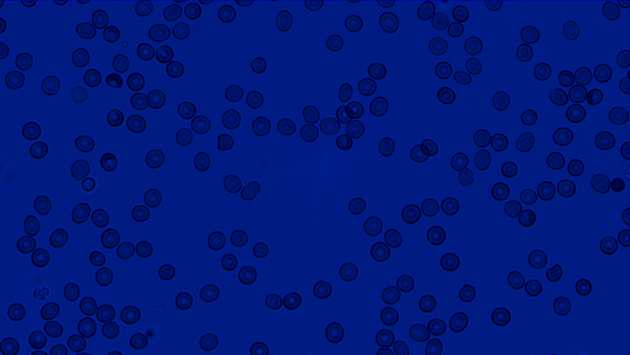
#> input picture 2025-03-17_biosensing_lab/data/rbc_abs.png, 630 x 355 px, shrunk from 1920 x 1080 before the run, found by its file name
$ jupyter execute --allow-errors 2025_biofludics_lab3_v1_with_solution.ipynb
#> lines starting #> are read from the running program, lines starting #| are printed output that depends on the picture; after the words box and inside, x2 and y2 are one past the last pixel; in counts of white or black regions, pixels touching at a corner belong together
### 2025-03-17_biosensing_lab/func/utils.py
from sklearn.datasets import make_blobs
from sklearn.mixture import GaussianMixture
import numpy as np
import matplotlib.pyplot as plt
from skimage.color import rgb2gray

# [37 lines left out: function generate_data, not called in this run]


def plot_image(ax, img ,title= "", is_gray=False):
    """
    Plots an image using matplotlib.

    Parameters:
    - ax: Matplotlib axis object to plot on
    - img: Image to be plotted
    - title: Title for the image plot (optional)
    - is_gray: Whether the image should be plotted in grayscale (optional, default=False)
    """
    if is_gray:
        ax.imshow(img, cmap= plt.cm.gray)
    else:
        ax.imshow(img)
    ax.set_title(title)
    ax.axis("off")

def rgb_to_gray(img):
    """
    Converts an RGB image to grayscale using skimage.

    Parameters:
    - img: RGB image"""

    img= img[:, :, :3] # make sure that there is not alpha channel in the image
    return rgb2gray(img)

def plot_histogram(ax,gray_img, title=""):
    """
    Plot a histogram of grayscale values for a given grayscale image.#+

    Parameters:
    ax: Matplotlib axis object to plot on
    gray_img (numpy.ndarray): A 2D numpy array representing the grayscale image.#+
    title (str, optional): The title for the histogram plot. Defaults to an empty string.#+

    Returns:
    None: This function does not return any value. It displays the histogram plot.#+
    """

    ax.hist(gray_img.flatten(), bins=256, range=(0, 1))
    ax.set_title(f'{title}')
    ax.set_xlabel('Grayscale Value')
    ax.set_ylabel('Pixels')


# [16 lines left out: function gmm_clustering, not called in this run]

### 2025_biofludics_lab3_v1_with_solution.ipynb
# Biofludics Senssing Lab 3

So far, we've covered microfabrication and data acquisition. In this lab, we will focus on how to extract meaningful information from bioimage data. To extract information from each cell, we will first apply noise filtering and then perform segmentation. Afterward, we will extract statistical parameters such as cell count and morphological features, including size and color. Due to time constraints, we will use classical image processing techniques for segmentation and information extraction. Finally, we will explore how the extracted data can be used for more advanced analysis using simple machine learning algorithms like K-means and Gaussian Mixture Models (GMM), using the popular scikit-learn library. Don't be intimidated by terms like ML, K-means, and GMM. This lab is designed for beginners and will guide you through each step.

### Table of Contents
1. [Introduction to Bioimage Data and Microfabrication](01_Introduction_to_Bioimage_Data_and_Microfabrication.ipynb)
2. [Data Acquisition with Microfluidics](02_Data_Acquisition_with_Microfluidics.ipynb)
3. [Noise Filtering and Segmentation](03_Noise_Filtering_and_Segmentation.ipynb)
4. [Statistical Analysis of Cell Count and Morphological Features](04_Statistical_Analysis_of_Cell_Count_and_Morphological_Features.ipynb)
5. [Classical Image Processing Techniques for Segmentation and Information Extraction](05_Classical_Image_Processing_Techniques.ipynb)
6. [Simple Machine Learning Algorithms: K-means and Gaussian Mixture Models](06_Simple_Machine_Learning_Algorithms.ipynb)

### Additional resources :
This script contains all the information needed for this lab but feel free to explore following resources:
- Tutorial: [Image processing tutorial skimage](https://www.kaggle.com/code/bextuychiev/full-tutorial-on-image-processing-in-skimage)
- Book: [Microscope image processing](https://shop.elsevier.com/books/microscope-image-processing/merchant/978-0-12-821049-9)

[cell 1]
# import all the libraries
import numpy as np
import matplotlib.pyplot as plt
import pandas as pd
from sklearn.cluster import KMeans

from sklearn.datasets import make_blobs

from skimage.io import imread, imshow
from skimage import filters as skf
from skimage.color import rgb2gray
from skimage import measure

from func.utils import generate_data, plot_image, plot_histogram, rgb_to_gray, gmm_clustering

# Bioimage Segmentation
- We will use sk-image for the segmentation and image processing
    - read and show the image files
    - examine the each channel in the rgb image
    - convert the image to grayscale
    - perform noise filtering using Gaussian filter
    - plot histograms to decide the threshold for binary thresholding
    - perform binary thresholding

[cell 2]
# read images using skimage

# YOUR CODE START HERE
rbc_img = imread('data/rbc_abs.png') # read rbc image at path: 'data/rbc_abs.png'
#> rbc_img is the input picture: shape (355, 630, 4); mean R, G, B, A 0, 24.5, 122.9, 255
wbc_img = imread('data/wbc_data.png') # read wbc image at path: 'data/wbc_data.png'
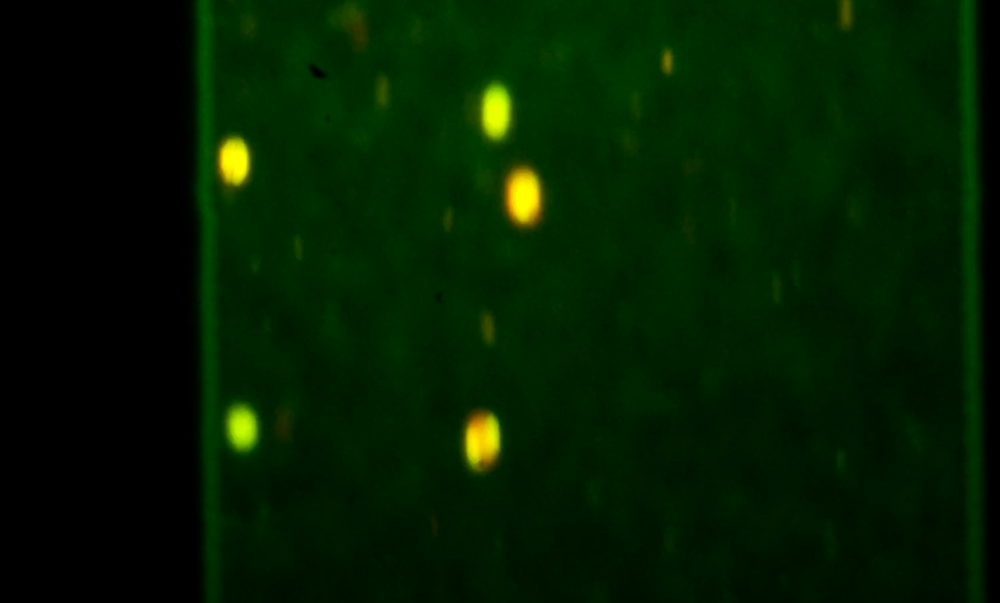
#> input picture 2025-03-17_biosensing_lab/data/wbc_data.png, 1000 x 603 px, shrunk from 3046 x 1838 before the run, found by its file name
#> wbc_img is the input picture: shape (603, 1000, 4); mean R, G, B, A 2.8, 29.3, 0, 255
# YOUR CODE END HERE

#plot raw image
fig, ax = plt.subplots(ncols=2, figsize=[10, 10])
plot_image(ax[0], wbc_img, "White Blood Cells")
plot_image(ax[1], rbc_img, "Red Blood Cells")
plt.show()
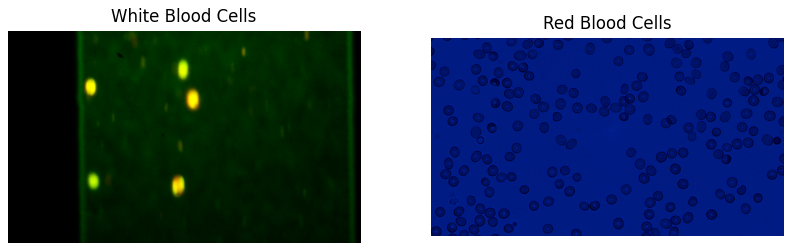
#> figure drawn by matplotlib, 2 panels

## Examining image channels
Prefect, you have the most common task for any image processing algorithm which reading an diplaying image!
Another common task is to detemine the channels of interest ie the channel which contains information of your cells. To do this best way is to looking sapetely at each channel.

#### Task
- Split the image into its red, green, and blue channels
- Plot each channel separately
- Determine which channels have cell information

[cell 3]
# spliting rbc image into its rgb conponent
rbc_r = rbc_img[:,:,0]
#> rbc_r: shape (355, 630); every value is 0
rbc_g = rbc_img[:,:,1]
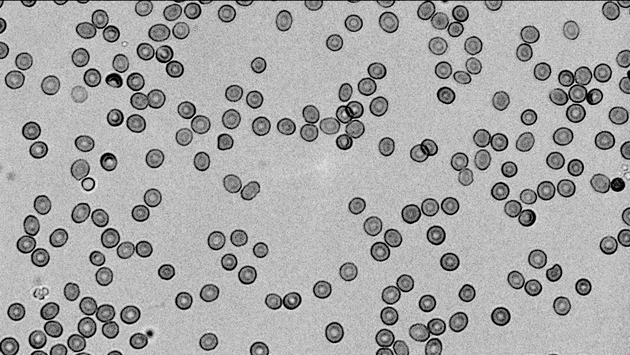
#> rbc_g: shape (355, 630); min 0, max 37, mean 24.5; drawn with min black and max white
rbc_b = rbc_img[:,:,2]
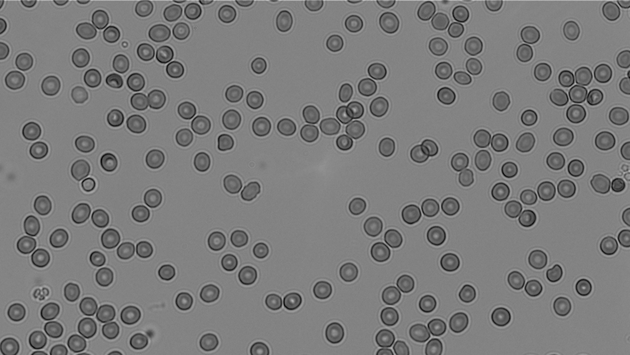
#> rbc_b: shape (355, 630); min 6, max 191, mean 122.9

fig, ax = plt.subplots(ncols=3, figsize=[10, 10])
plot_image(ax[0], rbc_r, "Red Channel")
plot_image(ax[1], rbc_g, "Green Channel")
plot_image(ax[2], rbc_b, "Blue Channel")
plt.show()


# spliting wbc image into its rgb conponent and plot it
#YOUR CODE START HERE
# approximately 7 lines of code
wbc_r = np.nan # replace np.nan with you code
wbc_g = np.nan # replace np.nan with you code
wbc_b = np.nan # replace np.nan with you code

# plot the image


#YOUR CODE END HERE
plt.show()

<details>
  <summary>Click to see hint</summary>

  To split the image into its RGB components, you can use the numpy slicing feature.
  Splitting of rbc image can uses as example


</details>

### Grayscale image and histogram
- **Why Grayscale?**
    - **Simplification**: Grayscale images simplify the process by focusing only on intensity, without dealing with separate color channels (like RGB).
    - **Noise Filtering**: I it simplifies the process of filtering on only once instead of doing it for each color channel.
    Ultimately, this can speed up processing and reduce computational complexity.

- **Why visualize the histogram?**:

    - **Thresholding**: By looking at the histogram, you can get an idea of the intensity distribution and decide on an appropriate threshold for tasks like noise filtering or segmentation.

### Task:
** Note**: For simplicity we will only use WBC image for further processing. But ofcourse, you can do the processing of RBC image as non mandatory task
- Convert the rgb images to grayscale using the `rgb_to_gray` function
- Apply a Gaussian filter to the grayscale images to reduce noise. Use `skf.gaussian()`
- Plot the unfiltered and filtered grayscale images
- Use `plot_histogram()`function to plot the histogram
- Do you notice and change after filtering in the histogram ?

[cell 4]
sigma = 0.8

# Convert image to grayscale and filter it using gaussian filter
#YOUR CODE START  HERE
# approximately 2 lines of code
wbc_gray = rgb_to_gray(wbc_img) # conver the image to grayscale
#> in rgb_to_gray, `return rgb2gray(img)`:
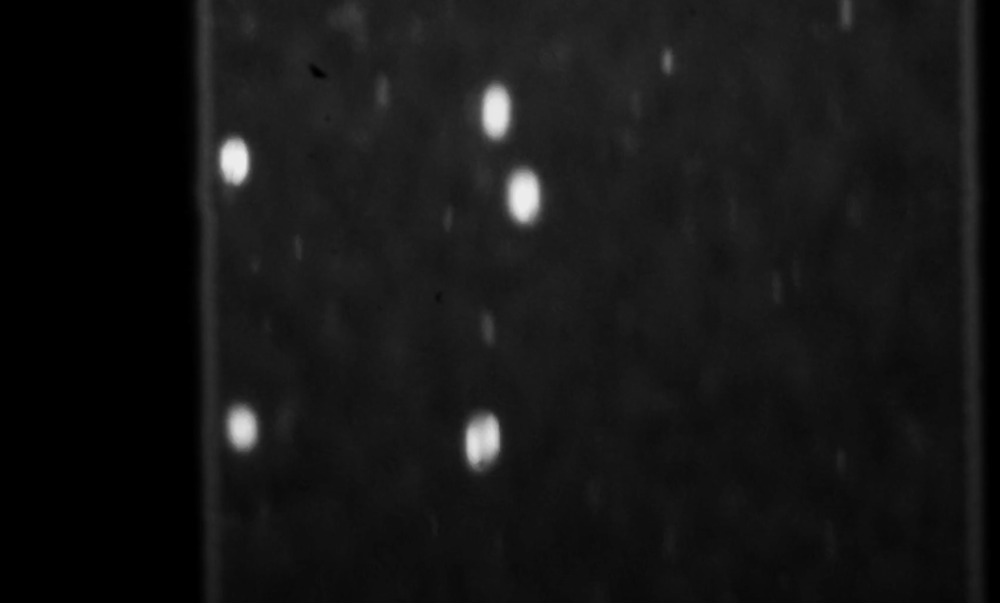
#> returned value: shape (603, 1000) float64; min 0, max 0.928, mean 0.0846
wbc_filt = skf.gaussian(wbc_gray,sigma=sigma) # apply gaussian filter to the gray scale image
# YOUR CODE END  HERE

# plot gray image
fig, ax = plt.subplots(ncols=2, figsize=[10, 10])
plot_image(ax[0], wbc_gray, "Gray wbcs", is_gray=True)
plot_image(ax[1], wbc_filt, "filtered gray wbcs ", is_gray=True)
plt.show()


# plot histogram of filtered and unfiltered gray image
fig, ax = plt.subplots(ncols=2, figsize=[16, 5])
#YOUR CODE START HERE
# approximately 2 lines of code
plot_histogram(ax[1],wbc_filt, title="Filtered grayscale WBCs histogram")
plot_histogram(ax[0],wbc_gray,"wbc_gray")

# YOUR CODE END HERE
plt.show()
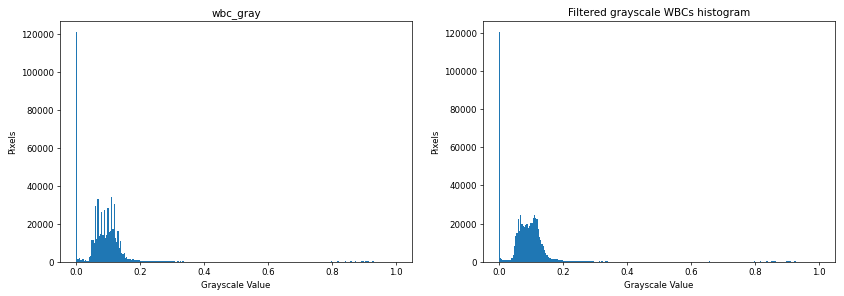
#> figure drawn by matplotlib, 2 panels; panel 1: tallest bar 120567 high, from x = 0 to 0.00391; panel 2: tallest bar 120388 high, from x = 0 to 0.00391

<details>
  <summary>Click to see hint</summary>

  - Use `rgb_to_gray(img)` method from utils
  - Use `skf.gaussian(gray_img, sigma)` method from skimage.filters
  - Use `plot_histogram(gray_img, title)` method from utils


</details>

### Image binerization
Image binerization is the process of converting the image pixels into a black or white based on a threshold value. The simplest form of the thesholding just select a pixel intesity and assign 0 to all the pixel below it or maximum (255 or 1) to all the pixcel above it. However, the microscopic image are subjected to many parameters change such as uneven lighting change in exposure different gain setting therefore it could be challenging to do threshoding based on one value. Fortunately, skimage provide many different way to do the thresholding so you can choose the best mathod that works for your image. [see thresholding method here](https://scikit-image.org/docs/stable/auto_examples/applications/plot_thresholding_guide.html)

#### Task
- Find a most suitable thresholding method to binarize the image
- Make the image binary and plot plot it
- Decide your region of interest (ROI) is in white pixels or black pixels Hint: Often its good idea to have ROI in white pixels

[cell 5]
fig, ax = skf.try_all_threshold(wbc_filt, figsize=(10, 8), verbose=False)

plt.show()
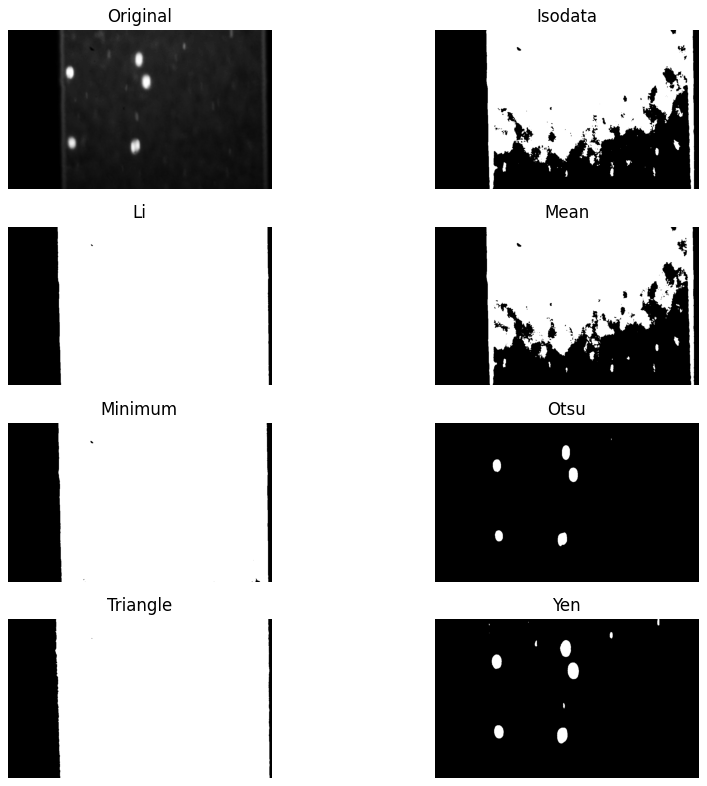
#> figure drawn by matplotlib, 8 panels

# YOUR CODE START HERE
wbc_thres = skf.threshold_otsu(wbc_gray)
#> wbc_thres = 0.393
wbc_bin = wbc_gray > wbc_thres
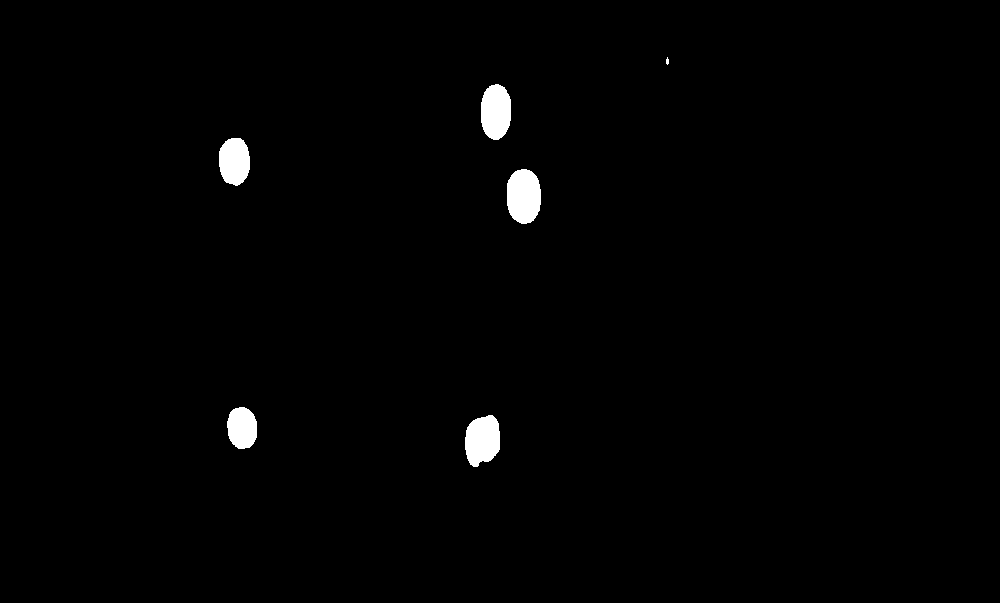
#> wbc_bin: shape (603, 1000) bool; 1.1% white; 6 white regions (1 under 20 px)

# YOUR CODE END HERE


# plot the binary image
fig, ax = plt.subplots(ncols=1, figsize=[10, 10])
plot_image(ax, wbc_bin, "White Blood Cells", is_gray=True)

<details>
  <summary>Click to see hint</summary>

  - Use `try_all_threshold()` method from sk-image and check which method gives less granular noise.
  - Find global threshold  value
  - Use the global threshold value to binarize the image.


  <figure style="text-align: center;">

    <figcaption>Our output should look something like this </figcaption>
</figure>


</details>

# Cell detection and Extract statistical and mhorphology information
- Use the binary image to detect the cells
- Use `measure.label` function from sk-image to get the labels for each cell
- Use `measure.regionprops` function from sk-image to get the properties of each cell (like area, perimeter, centroid, etc.)
- Save the information in a csv

[cell 6]
# Complete the function here

def find_and_draw_contours(ax, bin_image, cnt_thes=0.7):
    """
    Find the contours in the image
    parameter:
        ax: axis for drawing contours
        bin_image: binary image
        cnt_thes(float): pixels for contours detection (default = 0.7)
    return: list of contours
    """
#> called with cnt_thes = 0.5

    # YOUR STARTS HERE

    contours = measure.find_contours(bin_image, cnt_thes)
#> contours = 6 point arrays, longest 179 points
    # YOUR ENDS HERE

    ax.imshow(bin_image, cmap=plt.cm.gray)

    for contour in contours:
        ax.plot(contour[:, 1], contour[:, 0], linewidth=1)
#> this loop made 6 passes
    ax.set_xticks([])
    ax.set_yticks([])

    return contours

[cell 7]
# now find and draw contours in wbc image

fig, ax = plt.subplots(ncols=1, figsize=[10, 10])
#YOUR CODE STARS HERE
wbc_cnt_thres = 0.5 # thereshold for the wbc contour detection
wbc_contours = find_and_draw_contours(ax, wbc_bin, wbc_cnt_thres) # use find_and_draw_contours() function
#> wbc_contours = 6 point arrays, longest 179 points
#YOUR CODE ENDS HERE

ax.set_title('WBC contour detection')
plt.show()
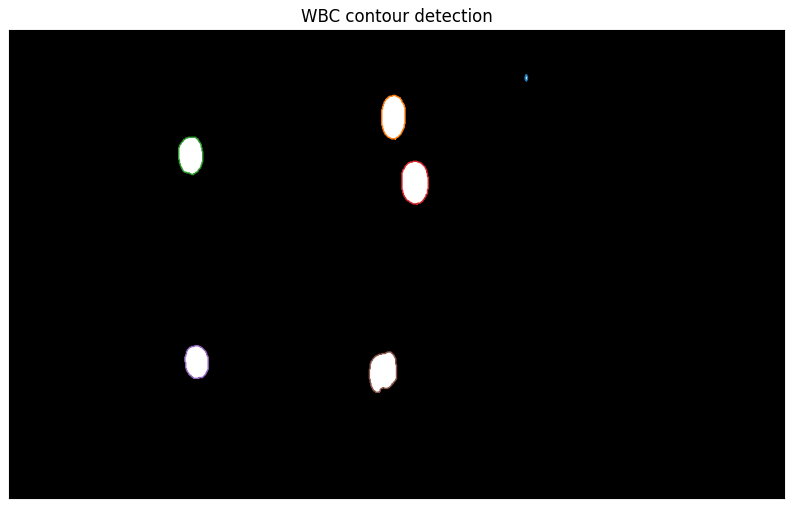
#> figure drawn by matplotlib, 1 panel

### Morphological and statistical analysis of WBCs

#### Task
- Calculate the area, perimeter, and centroid of each cell using method 'area`, `perimeter`, and `centroid`respectively from `regionprops` [see documentation](https://scikit-image.org/docs/0.24.x/api/skimage.measure.html#skimage.measure.regionprops)
- Use `coords`method from `regionprops to obtain the rows and columns of the each cells
- Use obtained rows and columns to obtain the pixels intesity inside the cell for each channel. Hint `channel[x_coords, y_coords]`
- Use np.mean() to calculate the average intensity

[cell 8]
# TODO: DETETE  the following
wbc_r = wbc_img[:, :, 0]  # Red channel (2D array)
wbc_g = wbc_img[:, :, 1]  # Green channel (2D array)
wbc_b = wbc_img[:, :, 2]  # Blue channel (2D array)


# now measure the properties of the cells
# YOUR CODE START HERE
wbc_props = measure.regionprops(measure.label(wbc_bin), intensity_image=wbc_gray) # Calculate properties of the cells
#> wbc_props = 6 regions; box (x1, y1, x2, y2) and area: (507, 169, 541, 224) 1542, (465, 415, 500, 467) 1427, (481, 84, 511, 140) 1374, (219, 138, 250, 186) 1203, (227, 407, 257, 449) 1019, (666, 57, 669, 65) 18
#> (the rest of this cell did not finish here and is left out)
